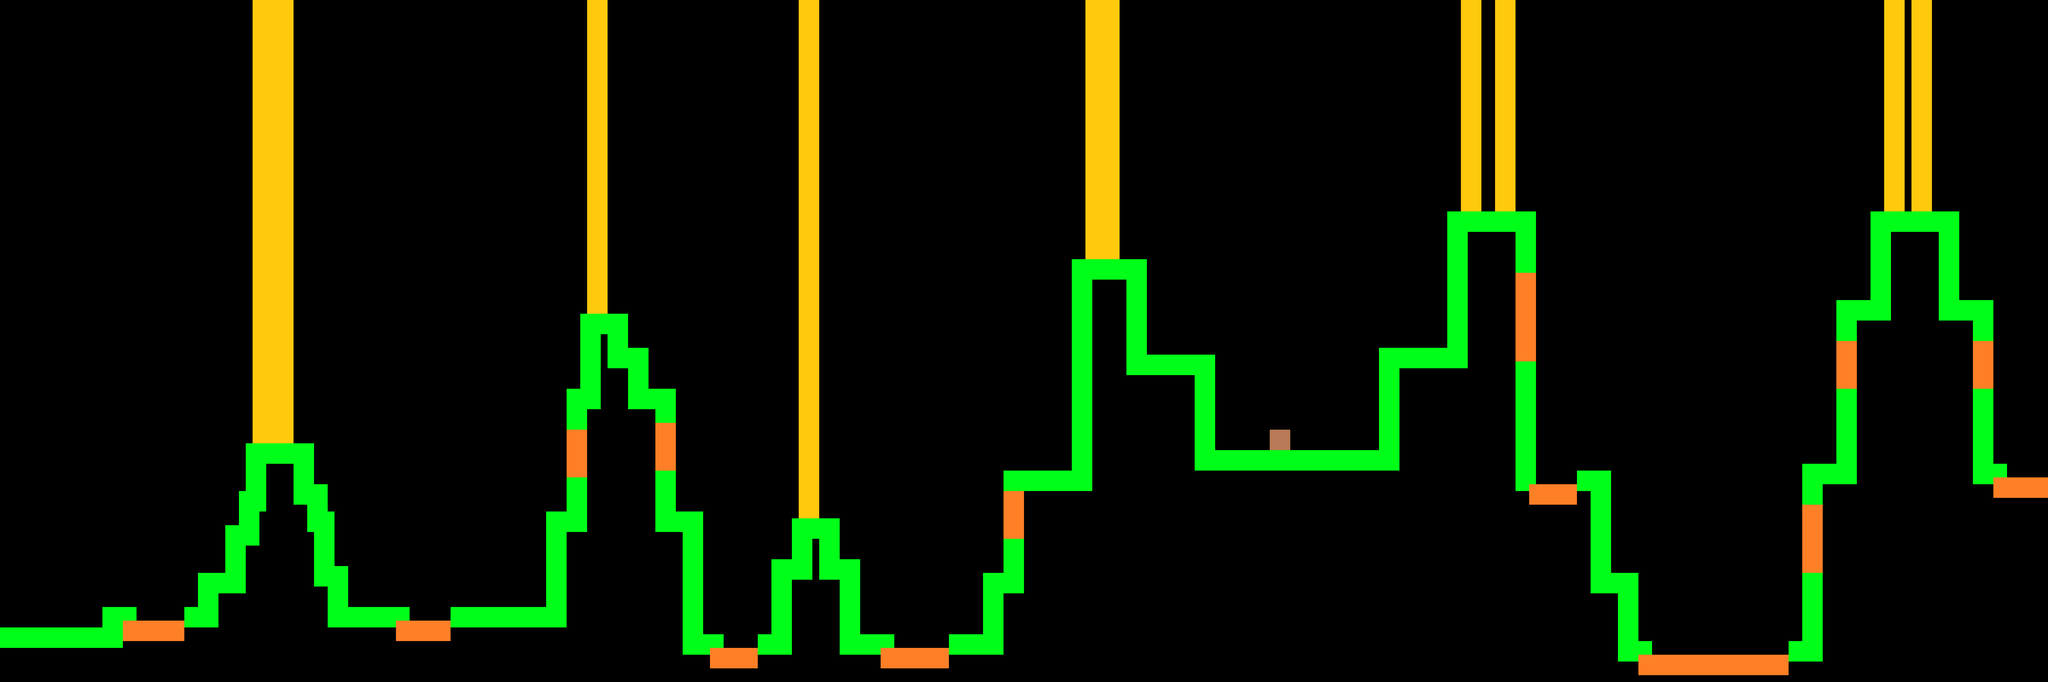

This is a level from a 2D game, rendered from its Tiled map with the project's own tilesets. A one-line summary and the map file follow, with tile-layer data summarised:
An orthogonal 300x100 tile map with 32x32 px tiles, 1 tile layer (Tile Layer 1), 5 tilesets.

<map version="1.0" orientation="orthogonal" width="300" height="100" tilewidth="32" tileheight="32">
 <tileset firstgid="1" name="chest" tilewidth="32" tileheight="32">
  <image source="../images/chest.png" width="96" height="96" />
 </tileset>
 <tileset firstgid="10" name="key" tilewidth="32" tileheight="32">
  <image source="../images/key.png" width="96" height="96" />
 </tileset>
 <tileset firstgid="19" source="../tilesets/ground96.tsx" />
 <tileset firstgid="20" name="lava" tilewidth="32" tileheight="32">
  <image source="../images/lava.png" width="96" height="96" />
 </tileset>
 <tileset firstgid="29" name="fire" tilewidth="32" tileheight="32">
  <image source="../images/fire.png" width="96" height="96" />
 </tileset>
 <layer name="Tile Layer 1" width="300" height="100">
  <data>[30000 cells, 2429 non-empty, 37 distinct tile ids]</data>
 </layer>
</map>
